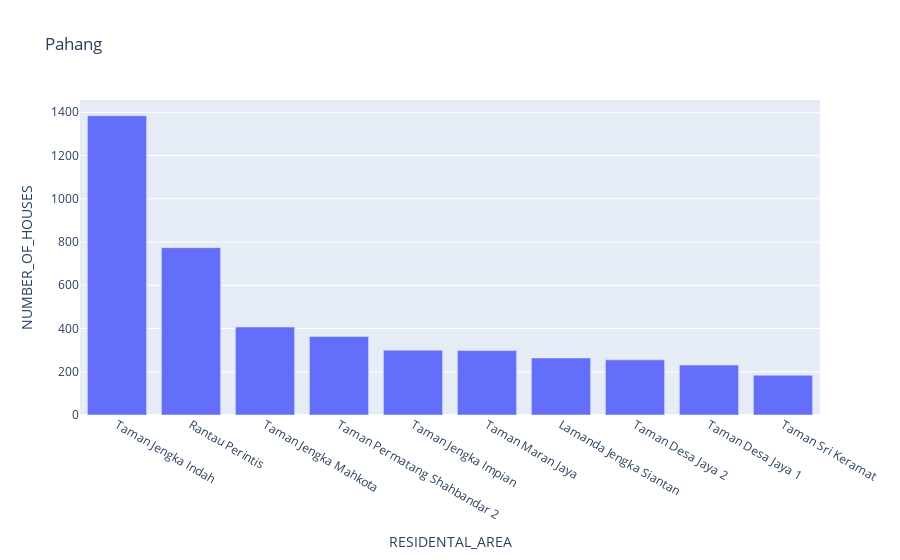

Here is the notebook cell this chart was saved with:
### Markdown cell above
#### Pahang

### Code cell
topPahang = residentalLocationAnalysis[residentalLocationAnalysis['STATE']=='Pahang'].sort_values(by=['NUMBER_OF_HOUSES'],ascending=False)
fig = px.bar(topPahang.iloc[:10,:], x="RESIDENTAL_AREA", y="NUMBER_OF_HOUSES",title="Pahang")
fig.show()

### Figure 1 — Plotly figure (JSON) as saved in the notebook; plotly's stock layout.template omitted (floating-point values rounded to 4 significant figures)
{"data": [{"alignmentgroup": "True", "hovertemplate": "RESIDENTAL_AREA=%{x}<br>NUMBER_OF_HOUSES=%{y}<extra></extra>", "legendgroup": "", "marker": {"color": "#636efa", "pattern": {"shape": ""}}, "name": "", "offsetgroup": "", "orientation": "v", "showlegend": false, "textposition": "auto", "type": "bar", "x": ["Taman Jengka Indah", "Rantau Perintis", "Taman Jengka Mahkota", "Taman Permatang Shahbandar 2", "Taman Jengka Impian", "Taman Maran Jaya", "Lamanda Jengka Siantan", "Taman Desa Jaya 2", "Taman Desa Jaya 1", "Taman Sri Keramat"], "xaxis": "x", "y": [1384, 774, 407, 363, 300, 298, 264, 255, 231, 184], "yaxis": "y"}], "layout": {"barmode": "relative", "legend": {"tracegroupgap": 0}, "title": {"text": "Pahang"}, "xaxis": {"anchor": "y", "domain": [0, 1], "title": {"text": "RESIDENTAL_AREA"}}, "yaxis": {"anchor": "x", "domain": [0, 1], "title": {"text": "NUMBER_OF_HOUSES"}}}}
